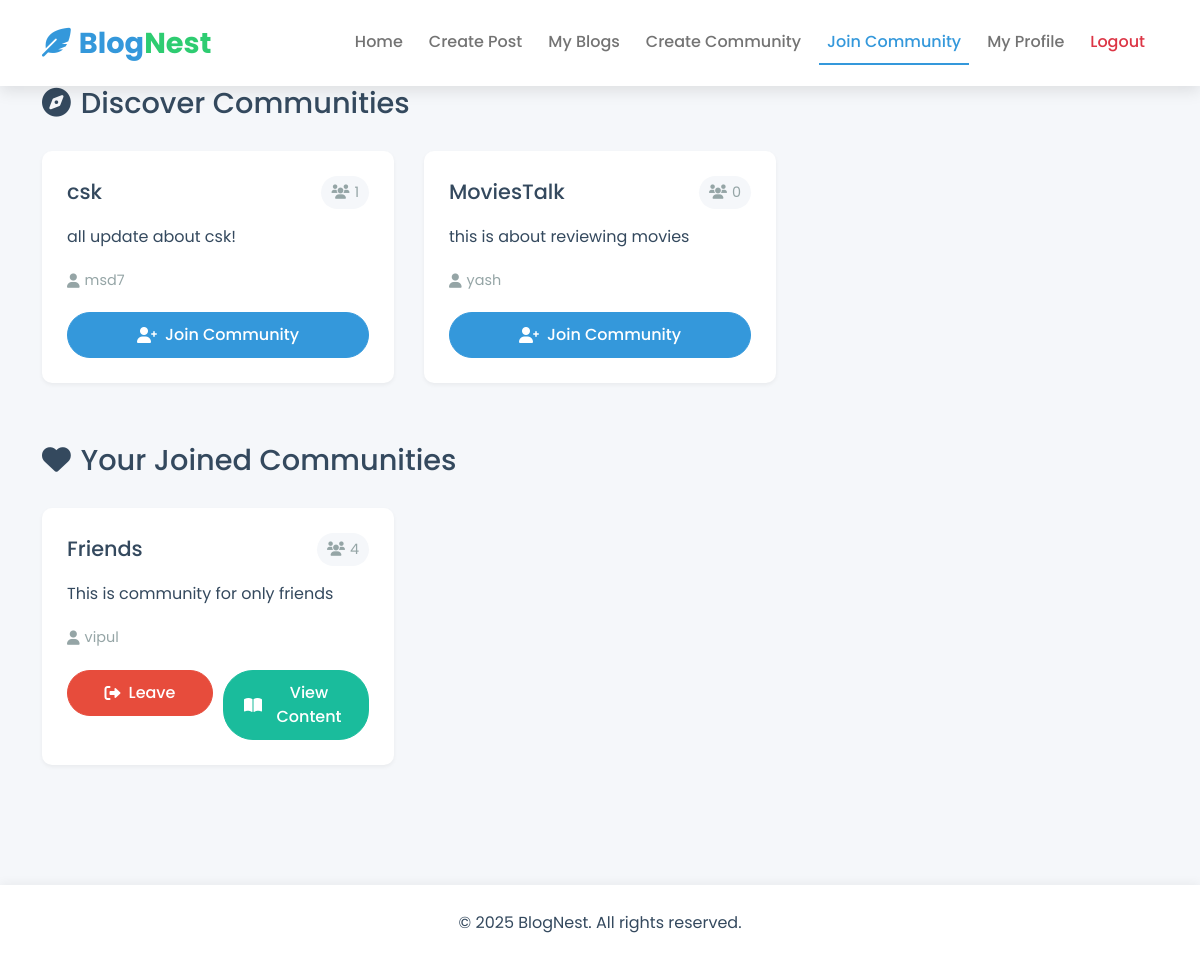
The page /join_community/ (signed in) on the database its author committed.
### Blog/models.py (models this page shows)
class Community(models.Model):
  CommunityId = models.IntegerField(primary_key = True)
  CommunityName = models.CharField(max_length=50)
  Description = models.CharField(max_length=500)
  NumberOfMembers = models.IntegerField(default = 0)
  CreatorId = models.ForeignKey(User, null=True, on_delete=models.CASCADE)

class UserCommunity(models.Model):
  JoinId = models.IntegerField(primary_key = True)
  UserID = models.ForeignKey(User, null=True, on_delete=models.CASCADE)
  CommunityID = models.ForeignKey(Community, null=True, on_delete=models.CASCADE)

### Blog/views.py (the view)
# urls.py: path('join_community/', join_community, name='join_community'),
def join_community(request):
  communities = Community.objects.exclude(usercommunity__UserID=request.user)
  joined_communities = UserCommunity.objects.filter(UserID=request.user)
  return render(request, 'join_communities.html', {'communities': communities, 'joined_communities': joined_communities})

### templates/join_communities.html (shortened to what this page needs)
{% load static %}
<!DOCTYPE html>
<html lang="en">
<head>
    <link href="https://cdn.jsdelivr.net/npm/bootstrap@5.0.2/dist/css/bootstrap.min.css" rel="stylesheet">
    <link href="https://cdnjs.cloudflare.com/ajax/libs/font-awesome/6.0.0-beta3/css/all.min.css" rel="stylesheet">
    <link href="{% static 'css/home.css' %}" rel="stylesheet">
    <link href="{% static 'css/community.css' %}" rel="stylesheet">
</head>
<body>
    <nav class="navbar navbar-expand-lg navbar-light">
        <div class="container">
            <a class="navbar-brand" href="/home">
                <i class="fas fa-feather-alt brand-icon"></i>Blog<span>Nest</span>
            </a>
            <div class="collapse navbar-collapse" id="navbarSupportedContent">
                <ul class="navbar-nav ms-auto mb-2 mb-lg-0">
                    <li class="nav-item">
                        <a class="nav-link" href="/home">Home</a>
                    </li>
                    <li class="nav-item">
                        <a class="nav-link" href="/create">Create Post</a>
                    </li>
                    <li class="nav-item">
                        <a class="nav-link" href="/myallblogs">My Blogs</a>
                    </li>
                    <li class="nav-item">
                        <a class="nav-link" href="/create_community">Create Community</a>
                    </li>
                    <li class="nav-item">
                        <a class="nav-link active" href="/join_community">Join Community</a>
                    </li>
                    <li class="nav-item">
                        <a class="nav-link" href="{% url 'user_profile' %}">My Profile</a>
                    </li>
                    <li class="nav-item">
                        <a class="nav-link text-danger" href="{% url 'logout' %}">Logout</a>
                    </li>
                </ul>
            </div>
        </div>
    </nav>
    <div class="container main-container">
        <div class="communities-section">
            <h2><i class="fas fa-compass"></i> Discover Communities</h2>
            <div class="communities-grid">
                {% for community in communities %}
                {% if community.CreatorId != request.user %}
                <div class="community-card">
                    <div class="community-header">
                        <h3>{{ community.CommunityName }}</h3>
                        <span class="member-count">
                            <i class="fas fa-users"></i> {{ community.NumberOfMembers }}
                        </span>
                    </div>
                    <p class="community-description">{{ community.Description }}</p>
                    <div class="community-meta">
                        <span class="creator">
                            <i class="fas fa-user"></i> {{ community.CreatorId.username }}
                        </span>
                    </div>
                    <div class="community-actions">
                        <form method="post" action="{% url 'user_community' community.pk %}">
                            <button type="submit" class="btn btn-primary">
                                <i class="fas fa-user-plus"></i> Join Community
                            </button>
                        </form>
                    </div>
                </div>
                {% endif %}
                {% endfor %}
            </div>
        </div>
        <div class="communities-section">
            <h2><i class="fas fa-heart"></i> Your Joined Communities</h2>
            <div class="communities-grid">
                {% for community in joined_communities %}
                {% if community.CreatorId != request.user %}
                <div class="community-card">
                    <div class="community-header">
                        <h3>{{ community.CommunityID.CommunityName }}</h3>
                        <span class="member-count">
                            <i class="fas fa-users"></i> {{ community.CommunityID.NumberOfMembers }}
                        </span>
                    </div>
                    <p class="community-description">{{ community.CommunityID.Description }}</p>
                    <div class="community-meta">
                        <span class="creator">
                            <i class="fas fa-user"></i> {{ community.CommunityID.CreatorId.username }}
                        </span>
                    </div>
                    <div class="community-actions">
                        <form method="post" action="{% url 'leave_community' community.CommunityID.CommunityId %}">
                            <button type="submit" class="btn btn-danger">
                                <i class="fas fa-sign-out-alt"></i> Leave
                            </button>
                        </form>
                        <form method="post" action="{% url 'show_content' community.CommunityID.CreatorId.id %}">
                            <button type="submit" class="btn btn-info">
                                <i class="fas fa-book-open"></i> View Content
                            </button>
                        </form>
                    </div>
                </div>
                {% endif %}
                {% endfor %}
            </div>
        </div>
    </div>
    <footer class="footer">
        <div class="container text-center">
            <p class="mb-0">&copy; 2025 BlogNest. All rights reserved.</p>
        </div>
    </footer>
</body>
</html>

### Blog/static/css/home.css (style rules this page uses)
:root { --primary: #3498db; --primary-dark: #2980b9; --secondary: #2ecc71; --secondary-dark: #27ae60; --accent: #9b59b6; --accent-dark: #8e44ad; --text-dark: #34495e; --text-light: #ecf0f1; --gray-light: #f5f7fa; --gray-medium: #e0e6ed; --gray-dark: #95a5a6; --danger: #e74c3c; --warning: #f39c12; --info: #1abc9c; --shadow-sm: 0 2px 4px rgba(0, 0, 0, 0.05); --shadow-md: 0 5px 15px rgba(0, 0, 0, 0.1); --shadow-lg: 0 10px 25px rgba(0, 0, 0, 0.15); --radius-sm: 5px; --radius-md: 10px; --radius-lg: 15px; --transition-fast: 0.2s ease; --transition-normal: 0.3s ease; }
body { font-family: 'Poppins', sans-serif; background-color: var(--gray-light); color: var(--text-dark); line-height: 1.6; min-height: 100vh; display: flex; flex-direction: column; }
.main-container { flex: 1; padding-bottom: 60px; }
.navbar { background-color: white !important; box-shadow: var(--shadow-md); padding: 15px 0; position: sticky; top: 0; z-index: 1000; }
.navbar-brand { font-weight: 700; font-size: 1.8rem; color: var(--primary) !important; display: flex; align-items: center; }
.navbar-brand span { color: var(--secondary); }
.brand-icon { margin-right: 8px; color: var(--primary); }
.nav-link { font-weight: 500; margin: 0 5px; transition: all var(--transition-normal); border-bottom: 2px solid transparent; padding: 8px 10px; }
.nav-link.active { color: var(--primary) !important; border-bottom: 2px solid var(--primary); }
.btn { padding: 10px 20px; border-radius: 30px; font-weight: 500; transition: all var(--transition-normal); display: inline-flex; align-items: center; justify-content: center; }
.btn i { margin-right: 8px; }
.btn-primary { background-color: var(--primary); border-color: var(--primary); }
.btn-danger { background-color: var(--danger); border-color: var(--danger); }
.btn-info { background-color: var(--info); border-color: var(--info); color: white; }
.footer { background-color: white; padding: 25px 0; margin-top: auto; box-shadow: 0 -2px 10px rgba(0, 0, 0, 0.05); }

### Blog/static/css/community.css (style rules this page uses)
.communities-section { margin-bottom: 60px; }
.communities-section h2 { font-size: 1.8rem; color: var(--text-dark); margin-bottom: 30px; display: flex; align-items: center; gap: 10px; }
.communities-grid { display: grid; grid-template-columns: repeat(auto-fill, minmax(300px, 1fr)); gap: 30px; }
.community-card { background: white; border-radius: var(--radius-md); padding: 25px; box-shadow: var(--shadow-sm); transition: all var(--transition-normal); }
.community-header { display: flex; justify-content: space-between; align-items: center; margin-bottom: 15px; }
.community-header h3 { font-size: 1.3rem; color: var(--text-dark); margin: 0; }
.member-count { background: var(--gray-light); padding: 5px 10px; border-radius: 20px; font-size: 0.9rem; color: var(--gray-dark); display: flex; align-items: center; gap: 5px; }
.community-description { color: var(--text-dark); margin-bottom: 20px; line-height: 1.6; }
.community-meta { margin-bottom: 20px; }
.creator { color: var(--gray-dark); font-size: 0.9rem; display: flex; align-items: center; gap: 5px; }
.community-actions { display: flex; gap: 10px; flex-wrap: wrap; }
.community-actions form { flex: 1; }
.community-actions .btn { width: 100%; justify-content: center; }

### rows shown on the page
Community: CommunityName "csk", NumberOfMembers "1", Description "all update about csk!", CreatorId.username "msd7"
Community: CommunityName "MoviesTalk", NumberOfMembers "0", Description "this is about reviewing movies", CreatorId.username "yash"
UserCommunity: CommunityID.CommunityName "Friends", CommunityID.NumberOfMembers "4", CommunityID.Description "This is community for only friends", CommunityID.CreatorId.username "vipul"
